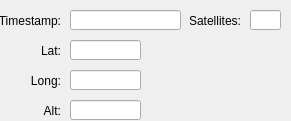
<?xml version="1.0" encoding="UTF-8"?>
<ui version="4.0">
 <class>Form</class>
 <widget class="QWidget" name="Form">
  <property name="geometry">
   <rect>
    <x>0</x>
    <y>0</y>
    <width>291</width>
    <height>121</height>
   </rect>
  </property>
  <property name="sizePolicy">
   <sizepolicy hsizetype="Fixed" vsizetype="Fixed">
    <horstretch>0</horstretch>
    <verstretch>0</verstretch>
   </sizepolicy>
  </property>
  <property name="windowTitle">
   <string>Form</string>
  </property>
  <widget class="QLineEdit" name="lat">
   <property name="geometry">
    <rect>
     <x>70</x>
     <y>40</y>
     <width>71</width>
     <height>20</height>
    </rect>
   </property>
   <property name="readOnly">
    <bool>true</bool>
   </property>
  </widget>
  <widget class="QLineEdit" name="long_2">
   <property name="geometry">
    <rect>
     <x>70</x>
     <y>70</y>
     <width>71</width>
     <height>20</height>
    </rect>
   </property>
   <property name="readOnly">
    <bool>true</bool>
   </property>
  </widget>
  <widget class="QLineEdit" name="alt">
   <property name="geometry">
    <rect>
     <x>70</x>
     <y>100</y>
     <width>71</width>
     <height>20</height>
    </rect>
   </property>
   <property name="readOnly">
    <bool>true</bool>
   </property>
  </widget>
  <widget class="QLineEdit" name="ts">
   <property name="geometry">
    <rect>
     <x>70</x>
     <y>10</y>
     <width>111</width>
     <height>20</height>
    </rect>
   </property>
   <property name="readOnly">
    <bool>true</bool>
   </property>
  </widget>
  <widget class="QLineEdit" name="sats">
   <property name="geometry">
    <rect>
     <x>250</x>
     <y>10</y>
     <width>31</width>
     <height>20</height>
    </rect>
   </property>
   <property name="readOnly">
    <bool>true</bool>
   </property>
  </widget>
  <widget class="QLabel" name="label">
   <property name="geometry">
    <rect>
     <x>0</x>
     <y>10</y>
     <width>61</width>
     <height>21</height>
    </rect>
   </property>
   <property name="text">
    <string>Timestamp:</string>
   </property>
   <property name="alignment">
    <set>Qt::AlignRight|Qt::AlignTrailing|Qt::AlignVCenter</set>
   </property>
  </widget>
  <widget class="QLabel" name="label_2">
   <property name="geometry">
    <rect>
     <x>190</x>
     <y>10</y>
     <width>51</width>
     <height>21</height>
    </rect>
   </property>
   <property name="text">
    <string>Satellites:</string>
   </property>
   <property name="alignment">
    <set>Qt::AlignRight|Qt::AlignTrailing|Qt::AlignVCenter</set>
   </property>
  </widget>
  <widget class="QLabel" name="label_3">
   <property name="geometry">
    <rect>
     <x>30</x>
     <y>40</y>
     <width>31</width>
     <height>21</height>
    </rect>
   </property>
   <property name="text">
    <string>Lat:</string>
   </property>
   <property name="alignment">
    <set>Qt::AlignRight|Qt::AlignTrailing|Qt::AlignVCenter</set>
   </property>
  </widget>
  <widget class="QLabel" name="label_4">
   <property name="geometry">
    <rect>
     <x>30</x>
     <y>70</y>
     <width>31</width>
     <height>21</height>
    </rect>
   </property>
   <property name="text">
    <string>Long:</string>
   </property>
   <property name="alignment">
    <set>Qt::AlignRight|Qt::AlignTrailing|Qt::AlignVCenter</set>
   </property>
  </widget>
  <widget class="QLabel" name="label_5">
   <property name="geometry">
    <rect>
     <x>30</x>
     <y>100</y>
     <width>31</width>
     <height>21</height>
    </rect>
   </property>
   <property name="text">
    <string>Alt:</string>
   </property>
   <property name="alignment">
    <set>Qt::AlignRight|Qt::AlignTrailing|Qt::AlignVCenter</set>
   </property>
  </widget>
 </widget>
 <resources/>
 <connections/>
</ui>
